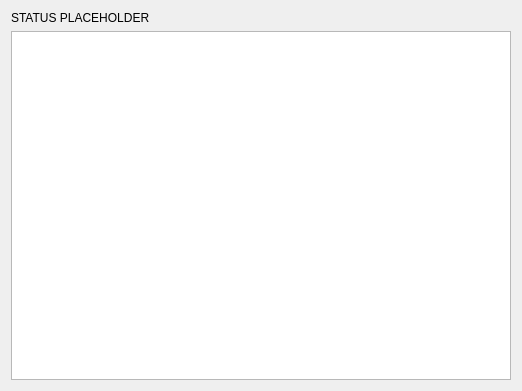
<?xml version="1.0" encoding="UTF-8"?>
<ui version="4.0">
 <class>NetplayDialog</class>
 <widget class="QDialog" name="NetplayDialog">
  <property name="geometry">
   <rect>
    <x>0</x>
    <y>0</y>
    <width>522</width>
    <height>391</height>
   </rect>
  </property>
  <property name="windowTitle">
   <string>NETPLAY SHITO</string>
  </property>
  <layout class="QVBoxLayout" name="verticalLayout_2">
   <item>
    <widget class="QLabel" name="lblStatus">
     <property name="text">
      <string>STATUS PLACEHOLDER</string>
     </property>
    </widget>
   </item>
   <item>
    <widget class="QTreeView" name="tvPlayerList"/>
   </item>
  </layout>
 </widget>
 <resources/>
 <connections/>
</ui>
